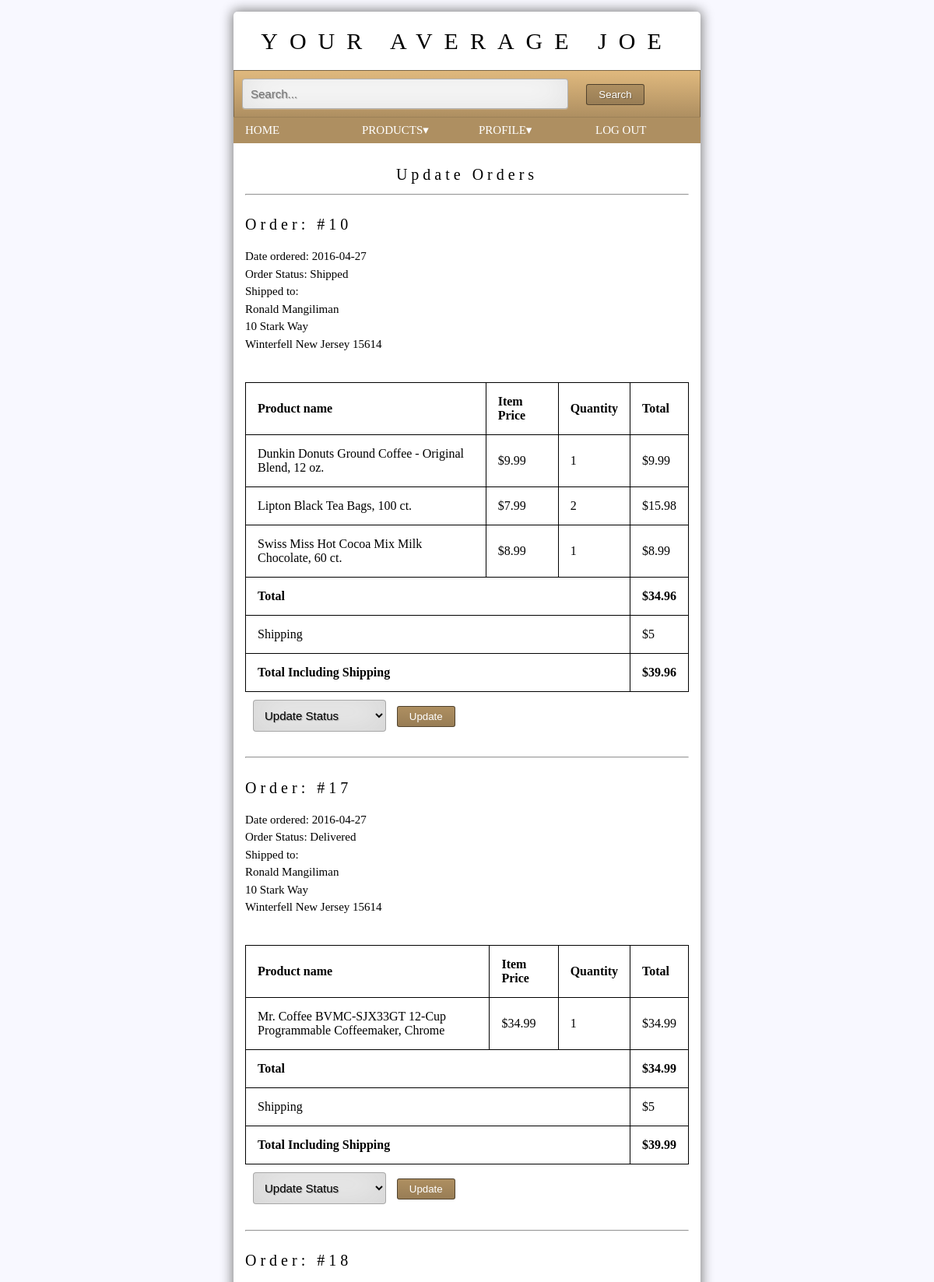
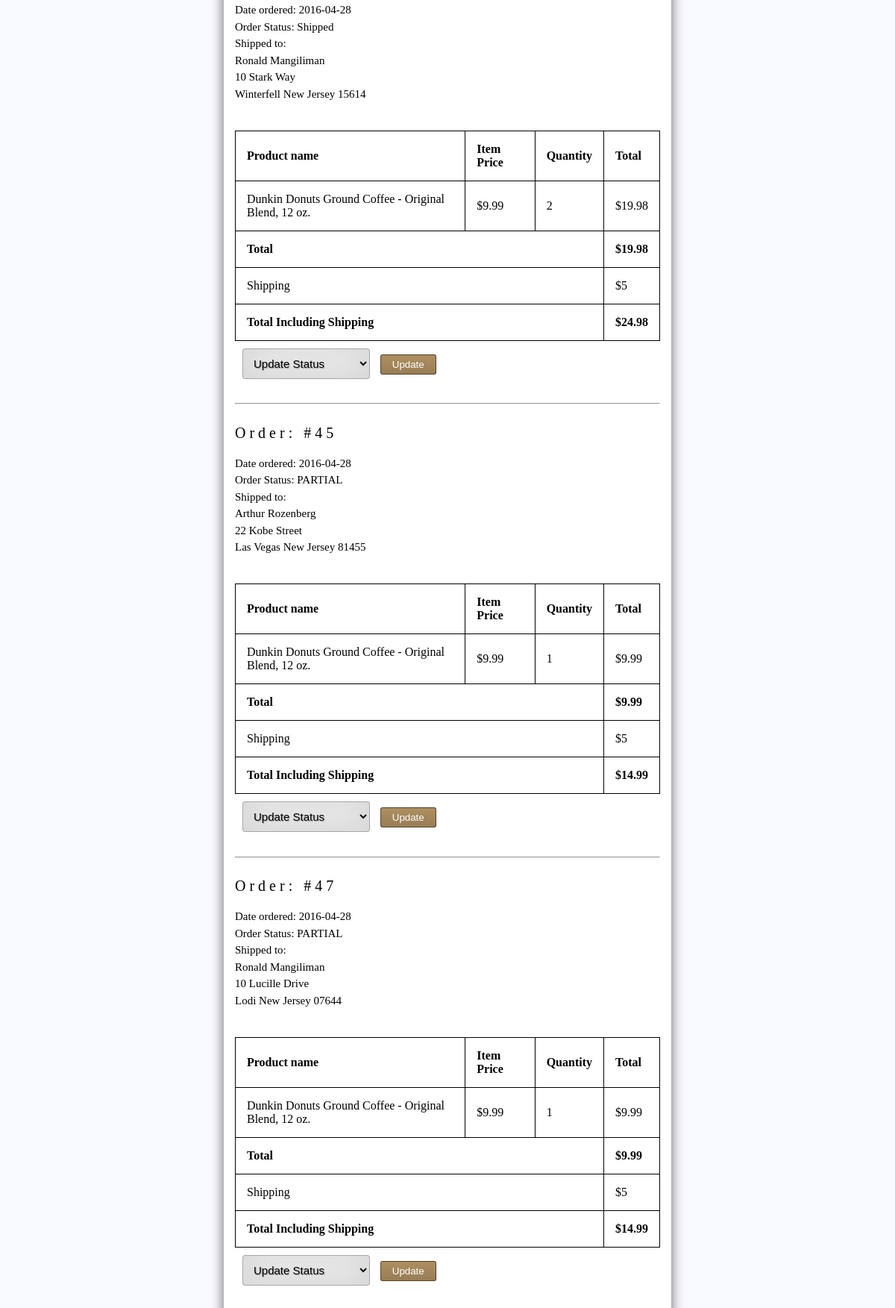
Page /joe_update_orders.php (signed in, upper part) on the committed database (2 pictures, top to bottom).
### tables this page shows
CREATE TABLE IF NOT EXISTS `Orders` (
  `ord_id` int(255) NOT NULL AUTO_INCREMENT,
  `c_id` int(255) NOT NULL,
  `amount` decimal(10,2) NOT NULL,
  `date` date NOT NULL,
  `order_status` varchar(255) NOT NULL,
  `ship_fname` varchar(255) NOT NULL,
  `ship_lname` varchar(255) NOT NULL,
  `ship_street` varchar(255) NOT NULL,
  `ship_city` varchar(255) NOT NULL,
  `ship_state` varchar(255) NOT NULL,
  `ship_zip` varchar(5) NOT NULL,
  PRIMARY KEY (`ord_id`)
);

CREATE TABLE IF NOT EXISTS `Product` (
  `name` varchar(255) DEFAULT NULL,
  `p_desc` varchar(255) DEFAULT NULL,
  `price` decimal(10,2) DEFAULT NULL,
  `Items_In_stock` int(11) NOT NULL,
  `image` varchar(500) DEFAULT NULL,
  `prod_id` int(11) NOT NULL AUTO_INCREMENT,
  `Category_id` int(11) NOT NULL,
  `Shipper_id` int(11) NOT NULL,
  `brand_id` int(255) NOT NULL,
  PRIMARY KEY (`prod_id`),
  KEY `Category_fk` (`Category_id`),
  KEY `ship_fk` (`Shipper_id`),
  KEY `brand_id` (`brand_id`)
);

CREATE TABLE IF NOT EXISTS `Ordered_items` (
  `ord_id` int(255) NOT NULL,
  `prod_id` int(255) NOT NULL,
  `item_price` decimal(10,2) NOT NULL,
  `quantity` int(255) NOT NULL,
  KEY `order_id_fk` (`ord_id`),
  KEY `prod_id` (`prod_id`)
);

### joe_product_fns.php (called while the page is built, shortened)
<?php
    function get_order_details($ord_id) {
  	$conn = db_connect();
 	 $query = "SELECT * FROM Ordered_items WHERE ord_id='".$ord_id."'";
  	$result = @$conn->query($query);
  	$num_ord = @$result->num_rows;
  	$result = db_result_to_array($result);
  	return $result;
    }
?>

### joe_db_fns.php (called while the page is built, shortened)
<?php
    function db_result_to_array($result) {
        $res_array = array();
        for ($count=0; $row = $result->fetch_assoc(); $count++) {
            $res_array[$count] = $row;
        }
        return $res_array;
    }
?>

### joe_update_orders.php (the view, shortened to what this page needs)
<?php
if(isset($_SESSION['valid_user'])) {
    if(isset($_SESSION['employee_user']) || isset($_SESSION['DB_user']) || isset($_SESSION['owner_user'])) {
        require_once('joe_menus.php');
        echo "<h2>Update Orders</h2><hr><br>";
        $conn = db_connect();
        $query = "SELECT * FROM Orders";
        $result = $conn->query($query);
        foreach ($result as $row) {
            echo "<h4>Order: #".$row['ord_id']."</h4>
        		<p>Date ordered: ".$row['date']."<br>
        		Order Status: ".$row['order_status']."<br>
        		Shipped to: <br>
        		".$row['ship_fname']." ".$row['ship_lname']." <br>
        		".$row['ship_street']." <br>
        		".$row['ship_city']." ".$row['ship_state']." ".$row['ship_zip']."</p><br>";
        	$ordered_items_array = get_order_details($row['ord_id']);
        	echo "<table><tr><th colspan='1'>Product name</th>
        		<th>Item Price</th>
        		<th>Quantity</th>
        		<th>Total</th></tr>";
        	foreach($ordered_items_array as $item) {
        		$conn = db_connect();
	        	$query = "SELECT name FROM Product WHERE prod_id = '".$item['prod_id']."'";
	        	$result = $conn->query($query);
	        	$result = db_result_to_array($result);
	        	foreach($result as $name) {
        		echo "<tr><td>".$name['name']."</td>";
        		}
        		echo "<td>$".$item['item_price']."</td>
        		<td>".$item['quantity']."</td>
        		<td>$".($item['item_price']*$item['quantity'])."</td></tr>";
        	}
        	echo "<tr><th colspan = '3'>Total</th>
        		<th>$".$row['amount']."</th></tr>";
        	echo "<tr>
                <td colspan='3'>Shipping</td>
                <td>$5</td>
              </tr>
              <tr>
                <th colspan='3'>Total Including Shipping</th>
                <th>$".($row['amount'] + 5)."</th>
              </tr>
              </table>";
            echo '<form action = "joe_change_order_status.php?ord_id='.$row['ord_id'].'" method = "post" enctype="multipart/form-data" class = "change_info">
                <select name = "update">
                    <option disabled selected value>Update Status</option>
                    <option>Shipped</option>
                    <option>Delivered</option>
                </select>
                <button type="submit">Update</button>
                </form>';
                echo "<br><hr><br>";
        }
        require_once('joe_footer.php');
    } else {
        echo "<p>You are not allowed to view this page.</p>";
    }
} else {
    header('refresh: 5; url=index.php');
    echo "You are not logged in to view this page. You will be redirected to login in 5 seconds.";
}
?>

### joestyle.css (style rules this page uses)
* { margin: 0; padding: 0; }
body { font: 300 15px/1.5 "Times New Roman", Times, serif; background: #f8f8ff; margin: 15px; }
h2 { font-size: 20px; font-weight: 100; letter-spacing: 5px; text-align: center; padding: 10px; }
h4 { font-size: 20px; font-weight: 100; letter-spacing: 5px; }
p { margin: 15px 0; }
.change_info button { border: 1px solid rgba(0, 0, 0, 0.5); background: #ae8f61; background: -moz-linear-gradient(top, #ae8f61 0%, #987d55 100%); background: -webkit-gradient(linear, left top, left bottom, color-stop(0%,#ae8f61), color-stop(100%,#987d55)); background: -webkit-linear-gradient(top, #ae8f61 0%,#987d55 100%); background: -o-linear-gradient(top, #ae8f61 0%,#987d55 100%); background: -ms-linear-gradient(top, #ae8f61 0%,#987d55 100%); background: linear-gradient(to bottom, #ae8f61 0%,#987d55 100%); filter: progid:DXImageTransform.Microsoft.gradient( startColorstr='#ae8f61', endColorstr='#987d55',GradientType=0 ); color: #ffffff; padding: 5px 15px; border-radius: 3px; }
table { width: 100%; border-spacing: 5px; }
table, th, td { border: 1px solid black; border-collapse: collapse; }
th, td { padding: 15px; }
th { text-align: left; }
select { width: 30%; margin: 10px; padding: 10px; font-size: 15px; text-shadow: 1px 1px 1px rgba(0,0,0,0.3); border: 1px solid rgba(0,0,0,0.3); border-radius: 4px; box-shadow: inset 0 -5px 45px rgba(100,100,100,0.2), 0 1px rgba(255,255,255,0.2); -webkit-transition: box-shadow .5s ease; -moz-transition: box-shadow .5s ease; -o-transition: box-shadow .5s ease; -ms-transition: box-shadow .5s ease; transition: box-shadow .5s ease; }

### rows in the picture
orders: ord_id "10", date "2016-04-27", order_status "Shipped", ship_fname "Ronald", ship_lname "Mangiliman", ship_street "10 Stark Way", ship_city "Winterfell", ship_state "New Jersey", ship_zip "15614", amount "34.96", $row['amount'] + 5 "39.96"
ordered_items: item_price "9.99", quantity "1", $item['item_price']*$item['quantity'] "9.99"
product: name "Dunkin Donuts Ground Coffee - Original Blend, 12 oz."
ordered_items: item_price "7.99", quantity "2", $item['item_price']*$item['quantity'] "15.98"
product: name "Lipton Black Tea Bags, 100 ct."
ordered_items: item_price "8.99", quantity "1", $item['item_price']*$item['quantity'] "8.99"
product: name "Swiss Miss Hot Cocoa Mix Milk Chocolate, 60 ct."
orders: ord_id "17", date "2016-04-27", order_status "Delivered", ship_fname "Ronald", ship_lname "Mangiliman", ship_street "10 Stark Way", ship_city "Winterfell", ship_state "New Jersey", ship_zip "15614", amount "34.99", $row['amount'] + 5 "39.99"
ordered_items: item_price "34.99", quantity "1", $item['item_price']*$item['quantity'] "34.99"
product: name "Mr. Coffee BVMC-SJX33GT 12-Cup Programmable Coffeemaker, Chrome"
orders: ord_id "18", date "2016-04-28", order_status "Shipped", ship_fname "Ronald", ship_lname "Mangiliman", ship_street "10 Stark Way", ship_city "Winterfell", ship_state "New Jersey", ship_zip "15614", amount "19.98", $row['amount'] + 5 "24.98"
ordered_items: item_price "9.99", quantity "2", $item['item_price']*$item['quantity'] "19.98"
orders: ord_id "45", date "2016-04-28", order_status "PARTIAL", ship_fname "Arthur", ship_lname "Rozenberg", ship_street "22 Kobe Street", ship_city "Las Vegas", ship_state "New Jersey", ship_zip "81455", amount "9.99", $row['amount'] + 5 "14.99"
ordered_items: item_price "9.99", quantity "1", $item['item_price']*$item['quantity'] "9.99"
orders: ord_id "47", date "2016-04-28", order_status "PARTIAL", ship_fname "Ronald", ship_lname "Mangiliman", ship_street "10 Lucille Drive", ship_city "Lodi", ship_state "New Jersey", ship_zip "07644", amount "9.99", $row['amount'] + 5 "14.99"
ordered_items: item_price "9.99", quantity "1", $item['item_price']*$item['quantity'] "9.99"
